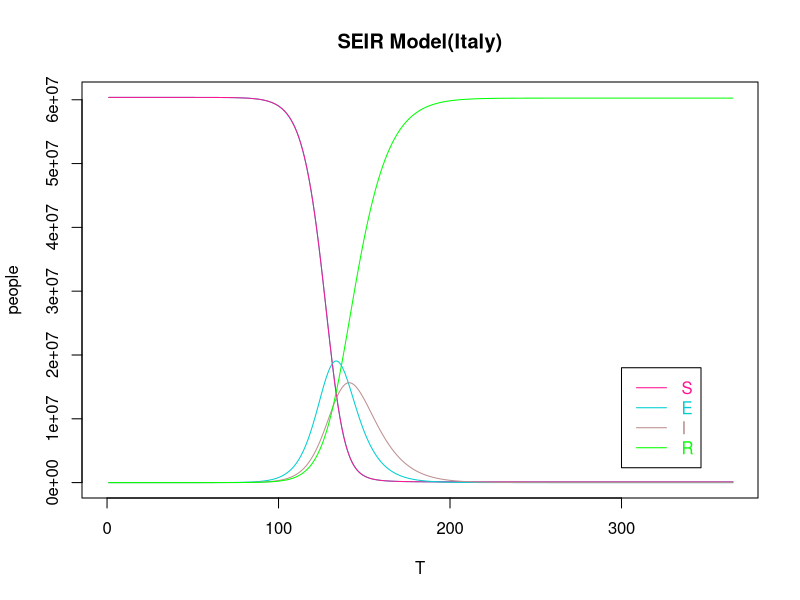

Recreate this plot in R.
#Italy
rm(list = ls())

N = 60367471
E = 0
I = 1
S = N-I
R = 0


r = 20
B = 0.03
a = 0.1
y = 0.1


T = 365

 
for (i in 1:(T-1)){

  S[i+1] = S[i] - r*B*S[i]*I[i]/N
  E[i+1] = E[i] + r*B*S[i]*I[i]/N - a*E[i]
  I[i+1] = I[i] + a*E[i] - y*I[i]
  R[i+1] = R[i] + y*I[i]

}

result <- data.frame(S, E, I, R)

#View(result)

X_lim <- seq(1,T,by=1)

plot(S~X_lim, pch=15, col="DarkTurquoise", main = "SEIR Model(Italy)", type = "l", xlab = "T", ylab = "people", xlim = c(0,T), ylim = c(0,60367471))
lines(S, col="DeepPink", lty=1) 
lines(E, col="DarkTurquoise", lty=1)
lines(I, col="RosyBrown", lty=1)
lines(R, col="green", lty=1)
legend(300,18000000,c("S","E","I","R"),col=c("DeepPink","DarkTurquoise","RosyBrown","green"),text.col=c("DeepPink","DarkTurquoise","RosyBrown","green"),lty=c(1,1,1,1))
